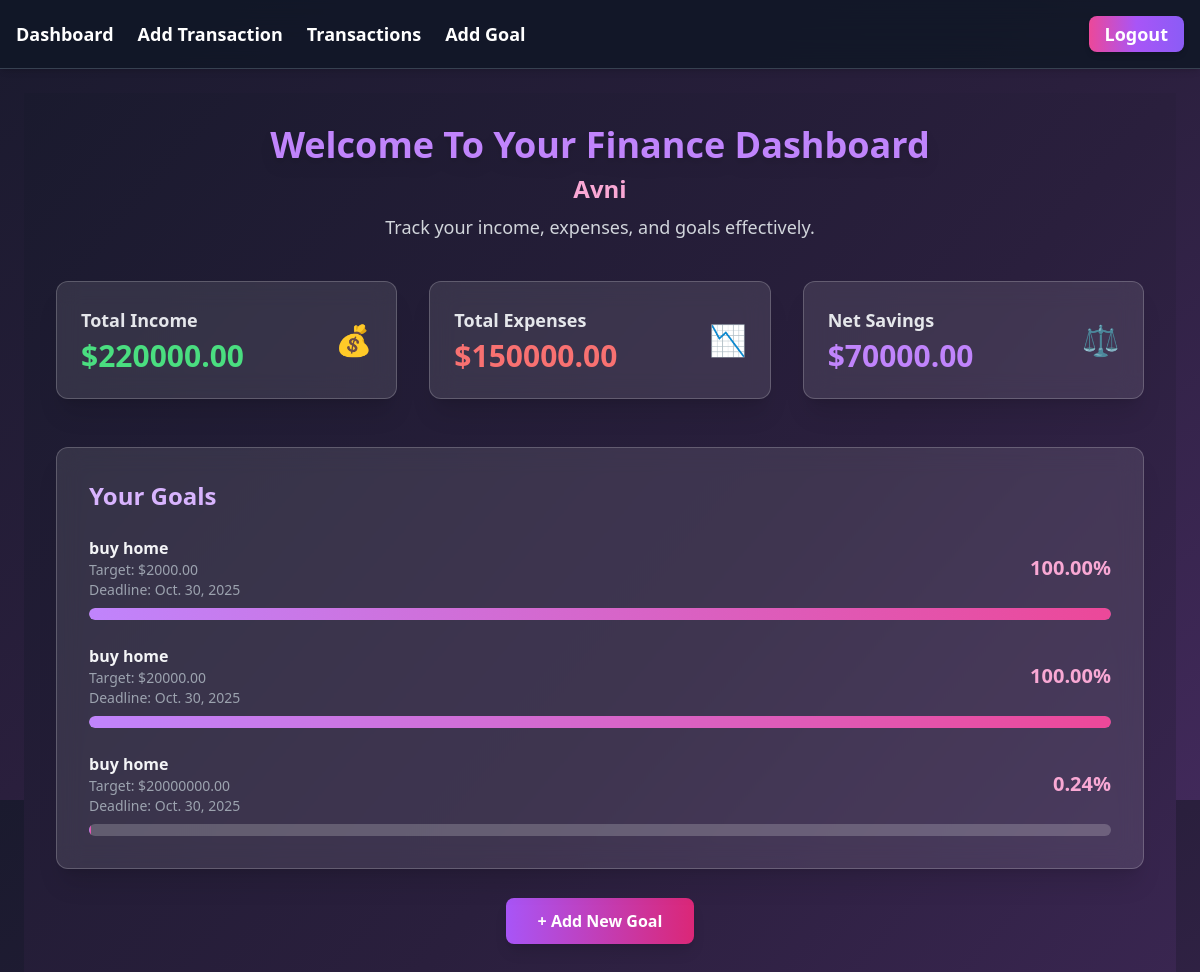
Screenshot of / (signed in) with the database file from the repository.
### finance/models.py (models this page shows, shortened)
class Goal(models.Model):
  user = models.ForeignKey(User, on_delete=models.CASCADE)
  name = models.CharField(max_length=100)
  target_amount = models.DecimalField(max_digits=10, decimal_places=2)
  deadline = models.DateField()

### finance/views.py (the view)
# urls.py: path('', DashboardView.as_view(), name='dashboard'),
class DashboardView(LoginRequiredMixin, View):
    def get(self, request, *args, **kwargs):
        transactions = Transaction.objects.filter(user = request.user)
        goals = Goal.objects.filter(user = request.user)
        total_income = Transaction.objects.filter(user = request.user, transaction_type = 'Income').aggregate(Sum('amount'))['amount__sum'] or 0
        total_expense = Transaction.objects.filter(user = request.user, transaction_type = 'Expense').aggregate(Sum('amount'))['amount__sum'] or 0
        net_savings = total_income - total_expense
        remaining_savings = net_savings
        goal_progress = []
        for goal in goals:
            if remaining_savings >= goal.target_amount:
              goal_progress.append({'goal':goal, 'progress':100})
              remaining_savings -= goal.target_amount
            elif remaining_savings > 0:
                progress = (remaining_savings / goal.target_amount) * 100
                goal_progress.append({'goal':goal, 'progress':progress})
                remaining_savings = 0
            else:
                goal_progress.append({'goal':goal, 'progress':0})
        context = {
            'transactions': transactions,
            'total_income': total_income,
            'total_expense': total_expense,
            'net_savings': net_savings,
            'goal_progress': goal_progress,
        }
        return render(request, 'finance/dashboard.html', context)

### finance/templates/finance/dashboard.html (shortened to what this page needs)
{% extends "finance/base.html" %}
{% block content %}
<div class="min-h-screen bg-gradient-to-br from-[#1a1a2e] via-[#2a1f3d] to-[#41295a] text-gray-100 p-8">
  <div class="text-center mb-10">
    <h1 class="text-4xl font-bold text-purple-400 mb-2 drop-shadow-lg">
      Welcome To Your Finance Dashboard
    </h1>
    <h2 class="text-2xl font-semibold text-pink-300">{{ request.user|capfirst }}</h2>
    <p class="text-lg text-gray-300 mt-2">Track your income, expenses, and goals effectively.</p>
  </div>
  <div class="grid grid-cols-1 sm:grid-cols-2 lg:grid-cols-3 gap-8 mb-12">
    <div class="bg-white/10 backdrop-blur-md p-6 rounded-xl shadow-xl hover:scale-105 transform transition border border-white/20">
      <div class="flex items-center justify-between">
        <div>
          <h2 class="text-lg font-semibold text-gray-200">Total Income</h2>
          <p class="text-3xl font-bold text-green-400 mt-1">${{ total_income|floatformat:2 }}</p>
        </div>
        <div class="text-3xl">💰</div>
      </div>
    </div>
    <div class="bg-white/10 backdrop-blur-md p-6 rounded-xl shadow-xl hover:scale-105 transform transition border border-white/20">
      <div class="flex items-center justify-between">
        <div>
          <h2 class="text-lg font-semibold text-gray-200">Total Expenses</h2>
          <p class="text-3xl font-bold text-red-400 mt-1">${{ total_expense|floatformat:2 }}</p>
        </div>
        <div class="text-3xl">📉</div>
      </div>
    </div>
    <div class="bg-white/10 backdrop-blur-md p-6 rounded-xl shadow-xl hover:scale-105 transform transition border border-white/20">
      <div class="flex items-center justify-between">
        <div>
          <h2 class="text-lg font-semibold text-gray-200">Net Savings</h2>
          <p class="text-3xl font-bold text-purple-400 mt-1">${{ net_savings|floatformat:2 }}</p>
        </div>
        <div class="text-3xl">⚖️</div>
      </div>
    </div>
  </div>
  <div class="bg-white/10 backdrop-blur-md p-8 rounded-xl shadow-xl border border-white/20 mb-10">
    <h2 class="text-2xl font-semibold text-purple-300 mb-6">Your Goals</h2>
    <ul class="space-y-6">
      {% for item in goal_progress %}
      <li>
        <div class="flex justify-between items-center mb-2">
          <div>
            <p class="font-semibold text-gray-100">{{ item.goal.name }}</p>
            <p class="text-sm text-gray-400">Target: ${{ item.goal.target_amount|floatformat:2 }}</p>
            <p class="text-sm text-gray-400">Deadline: {{ item.goal.deadline }}</p>
          </div>
          <div class="text-right">
            <p class="text-xl font-bold text-pink-300">{{ item.progress|floatformat:2 }}%</p>
          </div>
        </div>
        <div class="w-full bg-white/20 h-3 rounded-full overflow-hidden">
          <div class="bg-gradient-to-r from-purple-400 to-pink-500 h-3 rounded-full" style="width: {{ item.progress }}%"></div>
        </div>
      </li>
      {% empty %}
      <p class="text-gray-400 text-center">No goals added yet.</p>
      {% endfor %}
    </ul>
  </div>
  <div class="text-center">
    <a href="{% url 'goal_add' %}"
      class="bg-gradient-to-r from-purple-500 to-pink-600 text-white px-8 py-3 rounded-lg shadow-lg hover:shadow-2xl hover:scale-105 transform transition font-semibold">
      + Add New Goal
    </a>
  </div>
</div>
{% endblock content %}

### rows the page displays
Goal: goal.name "buy home", goal.target_amount "2000.00", goal.deadline "Oct. 30, 2025", progress "100.00", {{ item.progress }} 100 (drawn)
Goal: goal.name "buy home", goal.target_amount "20000.00", goal.deadline "Oct. 30, 2025", progress "100.00", {{ item.progress }} 100 (drawn)
Goal: goal.name "buy home", goal.target_amount "20000000.00", goal.deadline "Oct. 30, 2025", progress "0.24", {{ item.progress }} 0.2400 (drawn)

### other values shown
{{ request.user|capfirst }} "Avni"
{{ total_income|floatformat:2 }} "220000.00"
{{ total_expense|floatformat:2 }} "150000.00"
{{ net_savings|floatformat:2 }} "70000.00"
